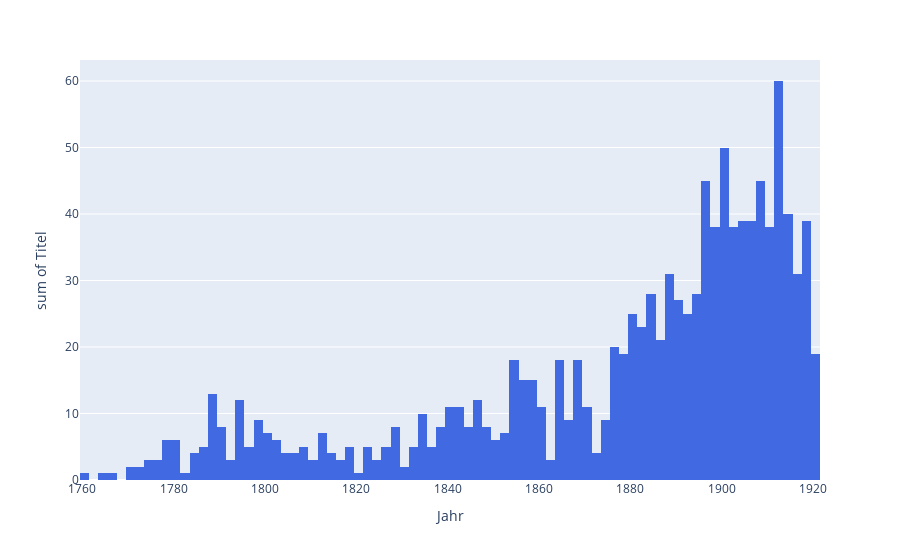

Notebook code for this chart:
### Code cell
fig = px.histogram(df_year, x="Jahr", y="Titel", nbins=150, color_discrete_sequence=["royalblue"])
fig.show()

### Figure 1 — Plotly figure (JSON) as saved in the notebook; plotly's stock layout.template omitted (floating-point values rounded to 4 significant figures; data arrays with more than 128 entries replaced by an {"elided": "..."} marker saying what was removed)
{"data": [{"alignmentgroup": "True", "bingroup": "x", "histfunc": "sum", "hovertemplate": "Jahr=%{x}<br>sum of Titel=%{y}<extra></extra>", "legendgroup": "", "marker": {"color": "royalblue", "pattern": {"shape": ""}}, "name": "", "nbinsx": 150, "offsetgroup": "", "orientation": "v", "showlegend": false, "type": "histogram", "x": {"elided": "146 int values"}, "xaxis": "x", "y": {"elided": "146 int values"}, "yaxis": "y"}], "layout": {"barmode": "relative", "legend": {"tracegroupgap": 0}, "margin": {"t": 60}, "xaxis": {"anchor": "y", "domain": [0, 1], "title": {"text": "Jahr"}}, "yaxis": {"anchor": "x", "domain": [0, 1], "title": {"text": "sum of Titel"}}}}
